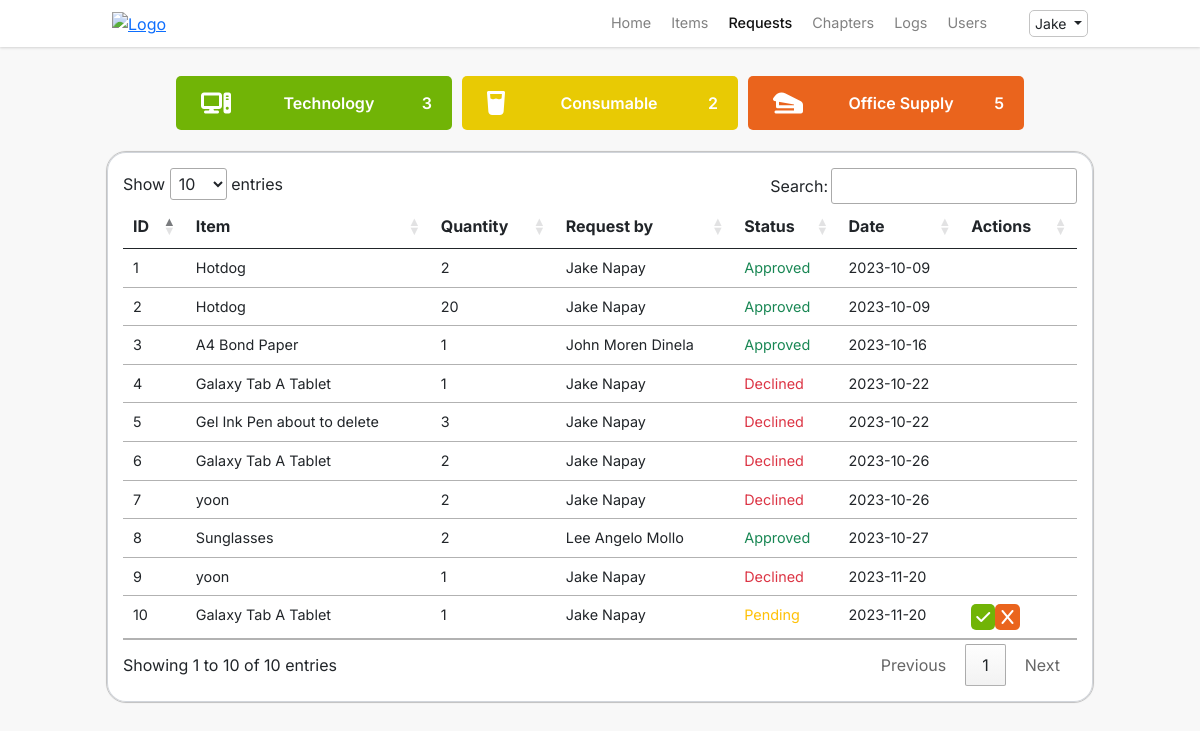
Screenshot of /requests.php (signed in) with the database file from the repository.
### tables this page shows
CREATE TABLE `history` (
  `history_id` int(11) NOT NULL,
  `history_item_id` int(11) NOT NULL,
  `history_quantity` int(11) NOT NULL,
  `history_user_id` int(11) NOT NULL,
  `history_status` enum('approved','declined','pending','') NOT NULL,
  `history_date` date NOT NULL
);

CREATE TABLE `items` (
  `item_id` int(11) NOT NULL,
  `item_name` varchar(255) NOT NULL,
  `item_category` int(11) NOT NULL,
  `item_measure` int(11) NOT NULL,
  `item_quantity` int(11) NOT NULL,
  `item_chapter` int(11) NOT NULL,
  `item_status` enum('enabled','disabled','','') NOT NULL,
  `item_description` varchar(255) NOT NULL,
  `item_image` varchar(255) NOT NULL
);

### requests.php (the view, shortened to what this page needs)
<?php
include 'includes/config.inc.php';
?>
<!DOCTYPE html>
<html lang="en">
<head>
    <?php include_once 'includes/headers.inc.php'; ?>
    <link rel="stylesheet" href="assets/css/style.css?v=<?php echo time(); ?>">
    <link rel="stylesheet" href="assets/css/nav.css?v=<?php echo time(); ?>">
    <link rel="stylesheet" href="assets/css/items.css?v=<?php echo time(); ?>">
    <link rel="stylesheet" href="assets/css/requests.css?v=<?php echo time(); ?>">
    <link rel="stylesheet" href="https://cdn.datatables.net/1.13.6/css/jquery.dataTables.css" />
</head>
<body>
    <?php include 'nav.php';?>
    <div id="wrapper">
        <div class="section px-5 pt-4">
            <div class="row justify-content-center align-items-center">
                <div class="box col-sm-12 col-md-3 col-lg-3">
                    <i class="fa-solid fa-computer icon"></i>
                    <p class="m-0">Technology</p>
                    <?php
                        $query = "SELECT COUNT(item_category) FROM items WHERE item_category = 1";
                        $stmt = $pdo->query($query);
                        $count = $stmt->fetchColumn();
                        if ($count !== false) {
                            echo '<p class="m-0">'.$count.'</p>';
                        } else {
                            echo "Error fetching count";
                        }
                    ?>
                </div>
                <div class="box col-sm-12 col-md-3 col-lg-3">
                    <i class="fa-solid fa-glass-water icon"></i>
                    <p class="m-0">Consumable</p>
                    <?php
                        $query = "SELECT COUNT(item_category) FROM items WHERE item_category = 2";
                        $stmt = $pdo->query($query);
                        $count = $stmt->fetchColumn();
                        if ($count !== false) {
                            echo '<p class="m-0">'.$count.'</p>';
                        } else {
                            echo "Error fetching count";
                        }
                    ?>
                </div>
                <div class="box col-sm-12 col-md-3 col-lg-3">
                    <i class="fa-solid fa-stapler icon"></i>
                    <p class="m-0 px-2">Office Supply</p>
                    <?php
                        $query = "SELECT COUNT(item_category) FROM items WHERE item_category = 3";
                        $stmt = $pdo->query($query);
                        $count = $stmt->fetchColumn();
                        if ($count !== false) {
                            echo '<p class="m-0">'.$count.'</p>';
                        } else {
                            echo "Error fetching count";
                        }
                    ?>
                </div>
            </div>
            <div class="row justify-content-center align-items-center">
                <div class="col-12 col-sm-12 col-md-12 col-lg-11">
                    <div class="table-responsive">
                        <table class="table table-hover table-sm">
                            <thead>
                                <tr>
                                    <th>ID</th>
                                    <th>Item</th>
                                    <th>Quantity</th>
                                    <th>Request by</th>
                                    <th>Status</th>
                                    <th>Date</th>
                                    <th>Actions</th>
                                </tr>
                            </thead>
                            <tbody>
                                <?php
                                    if (isset($_SESSION['CT'])) {
                                        try{
                                            if($_SESSION['CT'] == 1) {
                                                $query = "SELECT h.history_id AS ID,
                                                i.item_name AS Item,
                                                h.history_quantity AS Quantity,
                                                CONCAT(u.user_firstname, ' ', u.user_lastname) AS 'Request by',
                                                h.history_status AS Status,
                                                h.history_date AS Date
                                                FROM history AS h
                                                INNER JOIN items AS i ON h.history_item_id = i.item_id
                                                INNER JOIN users AS u ON h.history_user_id = u.user_id;";
                                            }
                                            $stmt = $pdo->query($query);
                                            $stmt->execute();
                                            $result = $stmt->fetchAll(PDO::FETCH_ASSOC);
                                            foreach ($result as $row) {
                                            ?>
                                                <tr>
                                                    <td><?php echo $row['ID']; ?></td>
                                                    <td><?php echo $row['Item']; ?></td>
                                                    <td><?php echo $row['Quantity']; ?></td>
                                                    <td class="text-capitalize"><?php echo $row['Request by']; ?></td>
                                                    <?php
                                                        if ($row['Status'] == 'approved') {
                                                            echo '<td class="text-success text-capitalize small">' . $row['Status'] . '</td>';
                                                        } else if ($row['Status'] == 'pending') {
                                                            echo '<td class="text-warning text-capitalize small">' . $row['Status'] . '</td>';
                                                        } else if ($row['Status'] == 'declined') {
                                                            echo '<td class="text-danger text-capitalize small">' . $row['Status'] . '</td>';
                                                        }
                                                    ?>
                                                    <td><?php echo $row['Date']; ?></td>
                                                    <td>
                                                        <?php
                                                        if ($row['Status'] == 'pending') {
                                                            echo '<a href="http://" class="approve-btn" target="" rel="noopener noreferrer" data-toggle="tooltip" data-bs-toggle="modal" data-bs-target="#approveModal" data-item-id="' . $row['ID'] . '" title="Approve"><i class="fa-solid fa-check"></i></a>';
                                                            echo '<a href="http://" class="decline-btn" target="" rel="noopener noreferrer" data-toggle="tooltip" data-bs-toggle="modal" data-bs-target="#declineModal" data-item-id="' . $row['ID'] . '" title="Decline"><i class="fa-solid fa-x"></i></a>';
                                                        } else {
                                                        }
                                                        ?>
                                                    </td>
                                                </tr>
                                            <?php
                                            }
                                        } catch (PDOException $e) {
                                            echo "Error: " . $e->getMessage();
                                        }
                                    }
                                ?>
                            </tbody>
                        </table>
                    </div>
                </div>
            </div>
        </div>
    </div>
</body>
</html>

### includes/headers.inc.php (shortened to what this page needs)
<?php
echo '
<link rel="stylesheet" href="https://cdnjs.cloudflare.com/ajax/libs/font-awesome/6.2.1/css/all.min.css" />
<link href="https://unpkg.com/boxicons@2.1.1/css/boxicons.min.css" rel="stylesheet">
<link href="https://cdn.jsdelivr.net/npm/bootstrap@5.0.2/dist/css/bootstrap.min.css" rel="stylesheet">
<script src="assets/javascript/main.js"></script>
<script src="https://cdn.jsdelivr.net/npm/bootstrap@5.0.2/dist/js/bootstrap.bundle.min.js"></script>
<link href="https://uploads-ssl.webflow.com/6492dd5d65d1855cb14a6692/649425d6d5c2567ce414d063_favicon.svg" rel="shortcut icon" type="image/x-icon">
<link rel="stylesheet" href="https://cdn.datatables.net/1.13.6/css/jquery.dataTables.css"/>
<script src="https://cdn.datatables.net/1.13.6/js/jquery.dataTables.js"></script>
<script src="https://ajax.googleapis.com/ajax/libs/jquery/3.7.0/jquery.min.js"></script>
';

### nav.php (shortened to what this page needs)
<div class="section mainnav">
    <div class="row d-flex justify-content-center align-items-center">
        <div class="col-10">
            <nav>
                <div class="logo">
                    <a href="home.php"><img src="https://uploads-ssl.webflow.com/6492dd5d65d1855cb14a6692/6494571343918c14057fe090_DEVCON%20Kids%20Logo%20Horizontal.png" alt="Logo" loading="lazy"></a>
                </div>
                <div class="links d-flex">
                    <ul>
                        <li><a href="home.php" class="<?php echo (($_SESSION['active_tab'] === 'home.php')) ? 'active' : ''; ?>">Home</a></li>
                        <li><a href="items.php" class="<?php echo (($_SESSION['active_tab'] === 'items.php')) ? 'active' : ''; ?>">Items</a></li>
                        <li><a href="requests.php" class="<?php echo (($_SESSION['active_tab'] === 'requests.php')) ? 'active' : ''; ?>">Requests</a></li>
                        <?php
                            if (($_SESSION['CT'] === 1) && ($_SESSION['CH'] === 1)) {
                                $activeClass = ($_SESSION['active_tab'] === 'chapters.php') ? 'active' : '';
                                echo '<li><a href="chapters.php" class="' . $activeClass . '">Chapters</a></li>';
                            }
                        ?>
                        <li><a href="logs.php" class="<?php echo (($_SESSION['active_tab'] === 'logs.php')) ? 'active' : ''; ?>">Logs</a></li>
                        <li><a href="users.php" class="<?php echo (($_SESSION['active_tab'] === 'users.php')) ? 'active' : ''; ?>">Users</a></li>
                    </ul>
                    <ul>
                        <div class="btn-group">
                            <button type="button" id="btn-more-action" class="btn btn-sm dropdown-toggle" data-toggle="dropdown" aria-haspopup="true" aria-expanded="false">
                                <?php
                                    echo $_SESSION['FN'];
                                ?>
                            </button>
                        </div>
                    </ul>
                </div>
            </nav>
        </div>
    </div>
</div>

### assets/css/style.css (style rules this page uses)
:root { --mainFont: 'Inter', sans-serif; --white: #fff; --gray: #f8f8f8; --darkGray: #818181; --black: #121212; --green: #71b406; --purple: #7808ff; --orange: #ea641d; --yellow: #e8ca04; --border: 1px solid #c4c4c4; --boxShadow: rgba(0, 0, 0, 0.1) 0px 1px 3px 0px, rgba(0, 0, 0, 0.06) 0px 1px 2px 0px; --boxShadowTable: rgba(0, 0, 0, 0.014) 0px 0px 0px 1px, rgb(209, 213, 219) 0px 0px 0px 1px inset; }
*, body, html { padding: 0; margin: 0; box-sizing: border-box; scroll-behavior: smooth; }
body { font-family: var(--mainFont); height: 100%; margin: 0; }
#wrapper { min-height: 100vh; background-color: var(--gray); height: 100%; margin: 0; }

### assets/css/nav.css (style rules this page uses)
.mainnav { box-shadow: var(--boxShadow); top: 0; position: sticky; background-color: var(--white); z-index: 99; }
.row { margin: 0; }
nav { margin: 10px 0; display: flex; justify-content: space-between; align-items: center; }
.logo img { width: 150px; }
.links ul { margin: 0; display: flex; }
.links ul li { text-decoration: none; list-style-type: none; margin: 0 10px; }
.links ul li a { text-decoration: none; color: var(--darkGray); font-size: 0.9rem; transition: all 0.3s ease; }
.links ul li a.active { color: var(--black); font-weight: 500; }
#btn-more-action { border: var(--border); border-radius: 5px; padding: 2px 5px; text-transform: capitalize; }
.fa-solid { padding: 5px; border-radius: 5px; color: var(--white); }

### assets/css/items.css (style rules this page uses)
.box { background-color: #d3d3d3; margin: 5px; padding: 10px 20px; border-radius: 5px; display: flex; justify-content: space-between; align-items: center; }
.box i { color: var(--white); }
.box p { font-weight: 600; color: var(--white); }
.icon::before { font-size: 1.5rem; }
.box:first-of-type { background-color: var(--green); }
.box:nth-child(2) { background-color: var(--yellow); }
.box:nth-child(3) { background-color: var(--orange); }
.table-responsive { background-color: var(--white); padding: 1rem 1rem; border: var(--border); border-radius: 20px; box-shadow: var(--boxShadowTable); }
.table { margin-bottom: 0; }
.table .fa-solid { padding: 5px; border-radius: 5px; color: var(--white); }
.table .fa-ban, .table .fa-check { background-color: var(--orange); }
.table td { font-size: 0.9rem; }
.table i { font-size: 1rem; }

### assets/css/requests.css (style rules this page uses)
.table .fa-check { background-color: var(--green); }
.table .fa-x, .table .fa-xmark { background-color: var(--orange); padding-left: 0.4rem; padding-right: 0.4rem; }

### rows the page displays
history: history_id "1", history_item.item_name "Hotdog", history_quantity "2", Request "Jake Napay", history_status "Approved", history_date "2023-10-09"
history: history_id "2", history_item.item_name "Hotdog", history_quantity "20", Request "Jake Napay", history_status "Approved", history_date "2023-10-09"
history: history_id "3", history_item.item_name "A4 Bond Paper", history_quantity "1", Request "John Moren Dinela", history_status "Approved", history_date "2023-10-16"
history: history_id "4", history_item.item_name "Galaxy Tab A Tablet", history_quantity "1", Request "Jake Napay", history_status "Declined", history_date "2023-10-22"
history: history_id "5", history_item.item_name "Gel Ink Pen about to delete", history_quantity "3", Request "Jake Napay", history_status "Declined", history_date "2023-10-22"
history: history_id "6", history_item.item_name "Galaxy Tab A Tablet", history_quantity "2", Request "Jake Napay", history_status "Declined", history_date "2023-10-26"
history: history_id "7", history_item.item_name "yoon", history_quantity "2", Request "Jake Napay", history_status "Declined", history_date "2023-10-26"
history: history_id "8", history_item.item_name "Sunglasses", history_quantity "2", Request "Lee Angelo Mollo", history_status "Approved", history_date "2023-10-27"
history: history_id "9", history_item.item_name "yoon", history_quantity "1", Request "Jake Napay", history_status "Declined", history_date "2023-11-20"
history: history_id "10", history_item.item_name "Galaxy Tab A Tablet", history_quantity "1", Request "Jake Napay", history_status "Pending", history_date "2023-11-20"

### other values shown
$_SESSION['FN'] "Jake"
$count "3"
$count "2"
$count "5"
